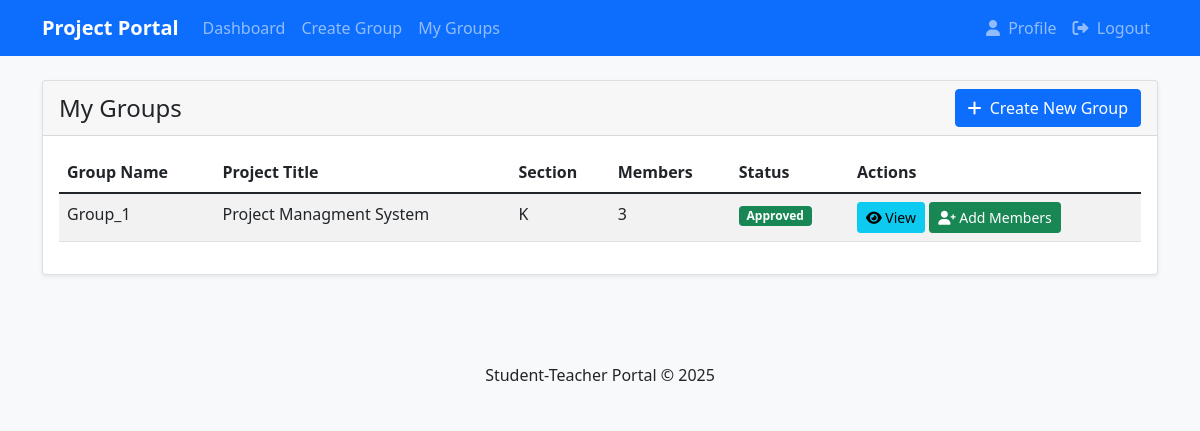
Page /projects/groups/ (signed in) on the committed database.
### projects/models.py (models this page shows, shortened)
class ProjectGroup(models.Model):
    name = models.CharField(max_length=100)
    section = models.CharField(max_length=10)
    project_title = models.CharField(max_length=200)
    problem_statement = models.TextField()
    project_explanation = models.TextField()
    created_at = models.DateTimeField(auto_now_add=True)
    is_approved = models.BooleanField(default=False)
    mentor = models.ForeignKey(TeacherProfile, on_delete=models.SET_NULL, null=True, blank=True)

### projects/views.py (the view)
# urls.py: path('groups/', views.my_groups, name='my_groups'),
@login_required
def my_groups(request):
    if not request.user.is_student:
        return redirect('dashboard')
    try:
        student_profile = StudentProfile.objects.get(user=request.user)
    except StudentProfile.DoesNotExist:
        messages.error(request, 'Please complete your profile first.')
        return redirect('complete_student_profile')
    groups = ProjectGroup.objects.filter(members__student=student_profile)
    return render(request, 'projects/my_groups.html', {
        'groups': groups
    })

### templates/projects/my_groups.html (shortened to what this page needs)
{% extends 'base.html' %}
{% block content %}
<div class="row">
    <div class="col-md-12">
        <div class="card">
            <div class="card-header d-flex justify-content-between align-items-center">
                <h4 class="card-title mb-0">My Groups</h4>
                <a href="{% url 'create_group' %}" class="btn btn-primary">
                    <i class="fas fa-plus me-1"></i> Create New Group
                </a>
            </div>
            <div class="card-body">
                {% if groups %}
                <div class="table-responsive">
                    <table class="table table-striped">
                        <thead>
                            <tr>
                                <th>Group Name</th>
                                <th>Project Title</th>
                                <th>Section</th>
                                <th>Members</th>
                                <th>Status</th>
                                <th>Actions</th>
                            </tr>
                        </thead>
                        <tbody>
                            {% for group in groups %}
                            <tr>
                                <td>{{ group.name }}</td>
                                <td>{{ group.project_title }}</td>
                                <td>{{ group.section }}</td>
                                <td>{{ group.members.count }}</td>
                                <td>
                                    {% if group.is_approved %}
                                    <span class="badge bg-success">Approved</span>
                                    {% else %}
                                    <span class="badge bg-warning">Pending</span>
                                    {% endif %}
                                </td>
                                <td>
                                    <a href="{% url 'group_detail' group.id %}" class="btn btn-sm btn-info">
                                        <i class="fas fa-eye"></i> View
                                    </a>
                                    {% if group.members.count < 4 %}
                                    <a href="{% url 'add_members' group.id %}" class="btn btn-sm btn-success">
                                        <i class="fas fa-user-plus"></i> Add Members
                                    </a>
                                    {% endif %}
                                </td>
                            </tr>
                            {% endfor %}
                        </tbody>
                    </table>
                </div>
                {% endif %}
            </div>
        </div>
    </div>
</div>
{% endblock %}

### templates/base.html (style rules this page uses)
body { background-color: #f8f9fa; }
.card { box-shadow: 0 0.125rem 0.25rem rgba(0, 0, 0, 0.075); margin-bottom: 1.5rem; }
.table th { border-top: none; }

### rows in the picture
ProjectGroup: name "Group_1", project_title "Project Managment System", section "K", members.count "3", is_approved "Approved", shows "Add Members"
